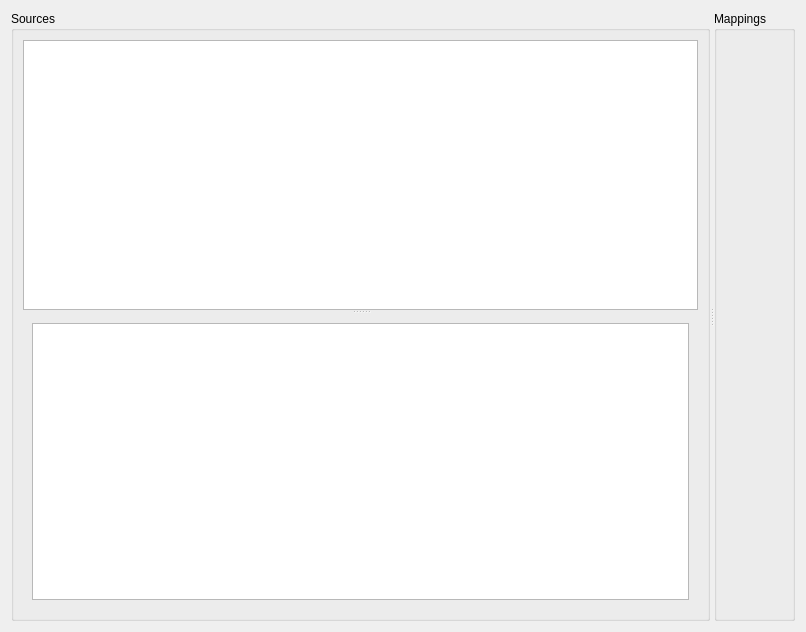
<?xml version="1.0" encoding="UTF-8"?>
<!--
######################################################################################################################
# Copyright (C) 2017-2020 Spine project consortium
# This file is part of Spine Toolbox.
# Spine Toolbox is free software: you can redistribute it and\/or modify it under the terms of the GNU Lesser General
# Public License as published by the Free Software Foundation, either version 3 of the License, or (at your option)
# any later version. This program is distributed in the hope that it will be useful, but WITHOUT ANY WARRANTY;
# without even the implied warranty of MERCHANTABILITY or FITNESS FOR A PARTICULAR PURPOSE. See the GNU Lesser General
# Public License for more details. You should have received a copy of the GNU Lesser General Public License along with
# this program. If not, see <http:\/\/www.gnu.org\/licenses\/>.
######################################################################################################################
-->
<ui version="4.0">
 <class>ImportEditor</class>
 <widget class="QWidget" name="ImportEditor">
  <property name="geometry">
   <rect>
    <x>0</x>
    <y>0</y>
    <width>806</width>
    <height>632</height>
   </rect>
  </property>
  <property name="windowTitle">
   <string>Form</string>
  </property>
  <layout class="QVBoxLayout" name="verticalLayout">
   <item>
    <widget class="QSplitter" name="main_splitter">
     <property name="orientation">
      <enum>Qt::Horizontal</enum>
     </property>
     <widget class="QGroupBox" name="sources_box">
      <property name="title">
       <string>Sources</string>
      </property>
      <layout class="QVBoxLayout" name="verticalLayout_4">
       <item>
        <widget class="QSplitter" name="sources_splitter">
         <property name="orientation">
          <enum>Qt::Vertical</enum>
         </property>
         <widget class="QSplitter" name="top_source_splitter">
          <property name="orientation">
           <enum>Qt::Horizontal</enum>
          </property>
          <widget class="QListWidget" name="source_list">
           <property name="contextMenuPolicy">
            <enum>Qt::CustomContextMenu</enum>
           </property>
          </widget>
         </widget>
         <widget class="QStackedWidget" name="source_preview_widget_stack">
          <property name="currentIndex">
           <number>0</number>
          </property>
          <widget class="QWidget" name="table_page">
           <layout class="QVBoxLayout" name="verticalLayout_2">
            <item>
             <widget class="TableViewWithButtonHeader" name="source_data_table"/>
            </item>
           </layout>
          </widget>
          <widget class="QWidget" name="loading_page">
           <layout class="QVBoxLayout" name="verticalLayout_3">
            <item>
             <layout class="QHBoxLayout" name="horizontalLayout">
              <item>
               <spacer name="horizontalSpacer">
                <property name="orientation">
                 <enum>Qt::Horizontal</enum>
                </property>
                <property name="sizeHint" stdset="0">
                 <size>
                  <width>40</width>
                  <height>20</height>
                 </size>
                </property>
               </spacer>
              </item>
              <item>
               <widget class="QLabel" name="waiting_label">
                <property name="text">
                 <string>Loading preview...</string>
                </property>
               </widget>
              </item>
              <item>
               <spacer name="horizontalSpacer_2">
                <property name="orientation">
                 <enum>Qt::Horizontal</enum>
                </property>
                <property name="sizeHint" stdset="0">
                 <size>
                  <width>40</width>
                  <height>20</height>
                 </size>
                </property>
               </spacer>
              </item>
             </layout>
            </item>
           </layout>
          </widget>
         </widget>
        </widget>
       </item>
      </layout>
     </widget>
     <widget class="QGroupBox" name="mappings_box">
      <property name="title">
       <string>Mappings</string>
      </property>
      <layout class="QVBoxLayout" name="verticalLayout_5">
       <item>
        <widget class="ImportMappings" name="mapper" native="true"/>
       </item>
      </layout>
     </widget>
    </widget>
   </item>
  </layout>
 </widget>
 <customwidgets>
  <customwidget>
   <class>TableViewWithButtonHeader</class>
   <extends>QTableView</extends>
   <header>spinetoolbox/widgets/table_view_with_button_header.h</header>
  </customwidget>
  <customwidget>
   <class>ImportMappings</class>
   <extends>QWidget</extends>
   <header>spinetoolbox/import_editor/widgets/import_mappings.h</header>
   <container>1</container>
  </customwidget>
 </customwidgets>
 <resources/>
 <connections/>
</ui>
